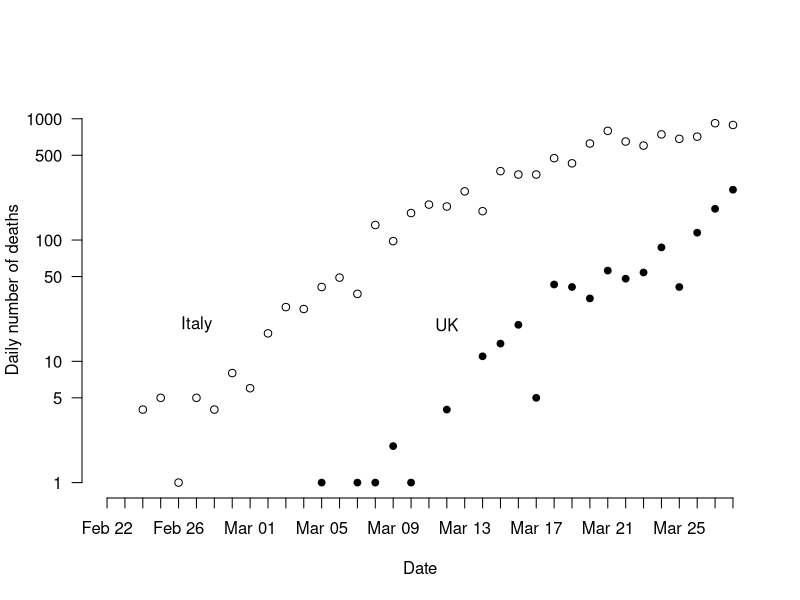
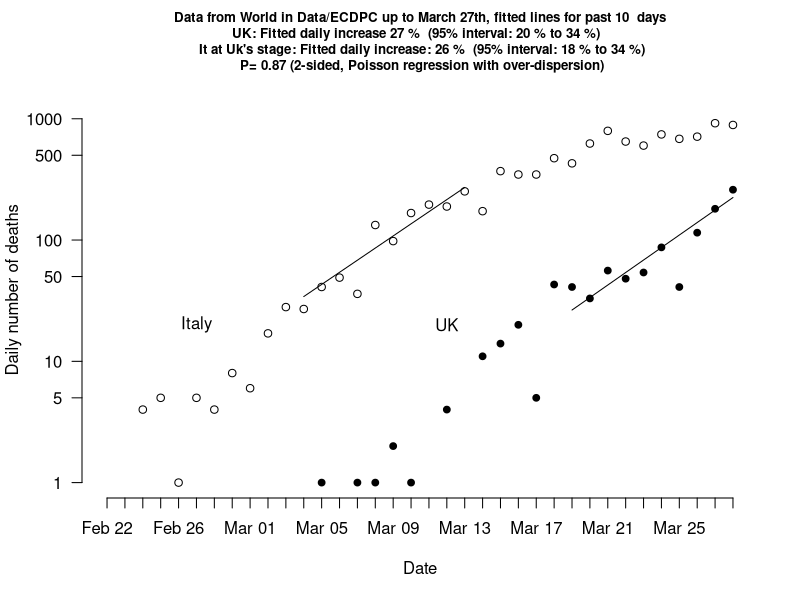
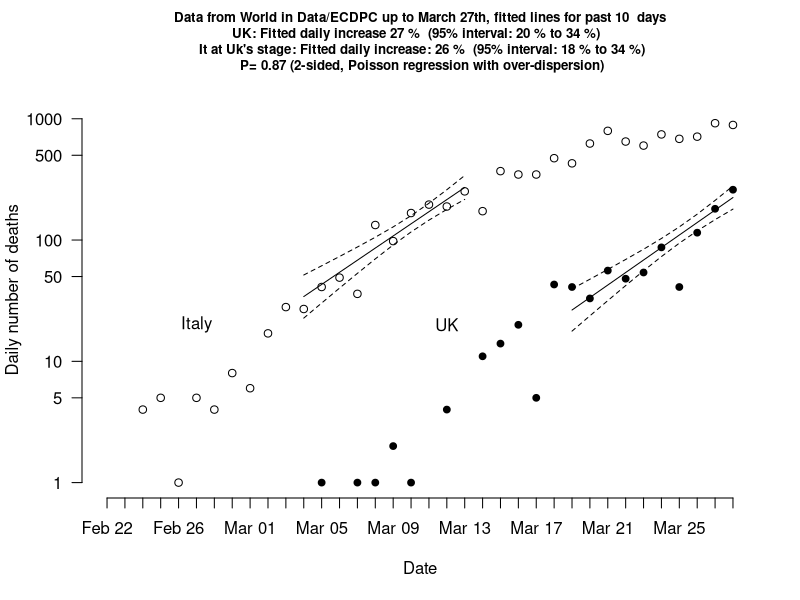
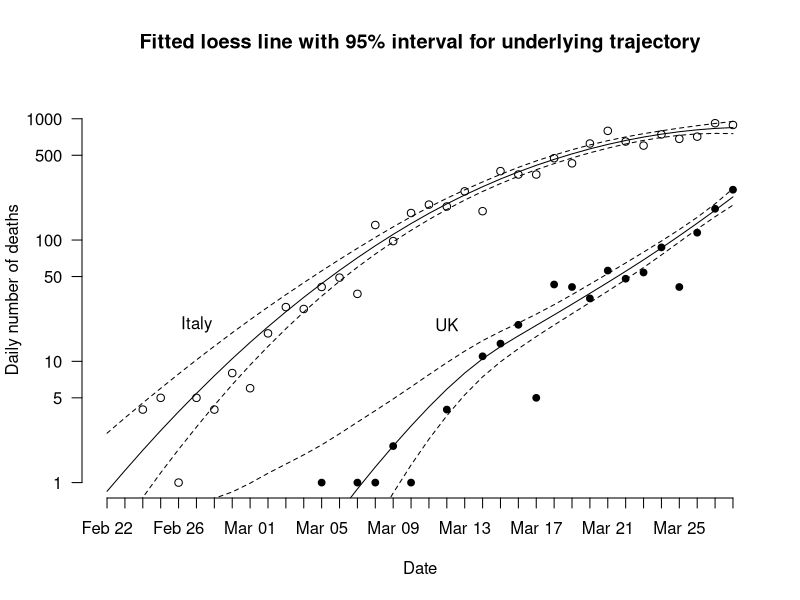
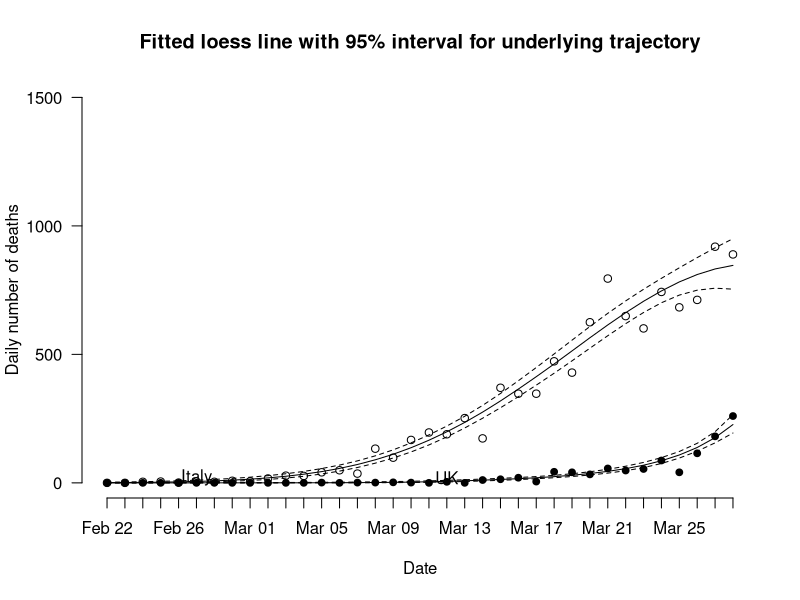

Source code (R) for these figures, in order:
## ---- chunk 1
covid.deaths <- read.csv("UK-italy-covid-deaths.csv") # read data into dataframe 

attach(covid.deaths)
date.R = as.Date(date,"%d/%m/%Y")
# calculate oberved counts each day
n=length(UK.deaths)
UK.daily=c(0,diff(UK.deaths))
It.daily=c(0,diff(It.deaths))
UK.daily
days=1:n
ylims=c(1,1500)
plot(date.R,UK.daily,ylim=ylims,type="p", log="y",xlab="Date", ylab = "Daily number of deaths", pch=19,cex=0.9,bty="n",axes=F)
axis.Date(1,at=date.R,cex=0.7)
axis(2,cex=0.7,las=2)
points(date.R,It.daily, pch=1) 
text(date.R[6],20,"Italy")
text(date.R[20],20,"UK")
 

# length of window for fitting

window=10
current.window=(n-window+1) : n  # current UK and It lims
end.It.window = min(which(It.deaths>UK.deaths[n])) # when just exceeds current UK total
It.window = (end.It.window-window+1) : end.It.window

#################
day.weights=rep(1,n) 
day.weights[33]=0.33 # downweight obs on day 33 days ago as only 8 hours deaths
fit.UK.current=glm(UK.daily[current.window] ~ current.window, family="poisson",weights=day.weights[current.window])
summary(fit.UK.current)

coeffs.UK.current=coef(summary(fit.UK.current))
overdisp.UK.current= fit.UK.current$deviance/fit.UK.current$df.residual
se.UK.current=coeffs.UK.current[2,2]*sqrt(overdisp.UK.current)

relative.increase=exp(coeffs.UK.current[2,1])
upper.relative.increase = exp(coeffs.UK.current[2,1]+1.96*se.UK.current )
lower.relative.increase = exp(coeffs.UK.current[2,1]-1.96*se.UK.current )
percent.increase.UK.current=signif(100*(relative.increase-1),2)
upper.percent.increase.UK.current=signif(100*(upper.relative.increase-1),2)
lower.percent.increase.UK.current=signif(100*(lower.relative.increase-1),2)
#################


#################

fit.It.contemp=glm(It.daily[It.window] ~ It.window, family="poisson")
summary(fit.It.contemp)

coeffs.It.contemp=coef(summary(fit.It.contemp))
overdisp.It.contemp= fit.It.contemp$deviance/fit.It.contemp$df.residual
se.It.contemp=coeffs.It.contemp[2,2]*sqrt(overdisp.It.contemp)

relative.increase=exp(coeffs.It.contemp[2,1])
upper.relative.increase = exp(coeffs.It.contemp[2,1]+1.96*se.It.contemp )
lower.relative.increase = exp(coeffs.It.contemp[2,1]-1.96*se.It.contemp )
percent.increase.It.contemp=signif(100*(relative.increase-1),2)
upper.percent.increase.It.contemp=signif(100*(upper.relative.increase-1),2)
lower.percent.increase.It.contemp=signif(100*(lower.relative.increase-1),2)
 #################

# compare gradients

Z= (coeffs.UK.current[2,1]-coeffs.It.contemp[2,1])/sqrt(se.UK.current^2+se.It.contemp^2)
P1= 2*min( pnorm(Z), (1-pnorm(Z) ))

predictions.UK.current=predict( fit.UK.current,  type="link",se.fit=T,dispersion=overdisp.UK.current)  
#predictions.It.current=predict( fit.It.current,  type="link",se.fit=T,dispersion=overdisp.It.current)  
predictions.It.contemp=predict( fit.It.contemp,  type="link",se.fit=T,dispersion=overdisp.It.contemp)  


 
plot(date.R,UK.daily,ylim=ylims,type="p", log="y",xlab="Date", ylab = "Daily number of deaths", pch=19,cex=0.9,bty="n",axes=F)
axis.Date(1,at=date.R,cex=0.7)
axis(2,cex=0.7,las=2)
points(date.R,It.daily, pch=1) 
text(date.R[6],20,"Italy")
text(date.R[20],20,"UK")
lines(date.R[current.window],exp(predictions.UK.current$fit))
#lines(date.R[current.window],exp(predictions.It.current$fit))
lines(date.R[It.window],exp(predictions.It.contemp$fit))

title(paste("Data from World in Data/ECDPC up to March 27th, fitted lines for past", window," days\nUK: Fitted daily increase",percent.increase.UK.current,"%  (95% interval:", lower.percent.increase.UK.current,"% to", upper.percent.increase.UK.current,"%)  \n  It at Uk's stage: Fitted daily increase:",percent.increase.It.contemp,"%  (95% interval:", lower.percent.increase.It.contemp,"% to", upper.percent.increase.It.contemp,"%) \n P=",round(P1,2),"(2-sided, Poisson regression with over-dispersion)"),cex.main=0.8  )

#\n Italy now: Fitted daily increase:",percent.increase.It.current,"%  (95% interval:", lower.percent.increase.It.current,"% to", upper.percent.increase.It.current,"%)
#pdf("UK-italy-deaths-lines-28Mar.pdf")

plot(date.R,UK.daily,ylim=ylims,type="p", log="y",xlab="Date", ylab = "Daily number of deaths", pch=19,cex=0.9,bty="n",axes=F)
axis.Date(1,at=date.R,cex=0.7)
axis(2,cex=0.7,las=2)
points(date.R,It.daily, pch=1) 
text(date.R[6],20,"Italy")
text(date.R[20],20,"UK")
lines(date.R[current.window],exp(predictions.UK.current$fit))
lines(date.R[current.window],exp(predictions.UK.current$fit+1.96*predictions.UK.current$se.fit),lty=2)
lines(date.R[current.window],exp(predictions.UK.current$fit-1.96*predictions.UK.current$se.fit),lty=2)

#lines(date.R[current.window],exp(predictions.It.current$fit))
#lines(date.R[current.window],exp(predictions.It.current$fit+1.96*predictions.It.current$se.fit),lty=2)
#lines(date.R[current.window],exp(predictions.It.current$fit-1.96*predictions.It.current$se.fit),lty=2)

lines(date.R[It.window],exp(predictions.It.contemp$fit))
lines(date.R[It.window],exp(predictions.It.contemp$fit+1.96*predictions.It.contemp$se.fit),lty=2)
lines(date.R[It.window],exp(predictions.It.contemp$fit-1.96*predictions.It.contemp$se.fit),lty=2)
 
      title(paste("Data from World in Data/ECDPC up to March 27th, fitted lines for past", window," days\nUK: Fitted daily increase",percent.increase.UK.current,"%  (95% interval:", lower.percent.increase.UK.current,"% to", upper.percent.increase.UK.current,"%)  \n  It at Uk's stage: Fitted daily increase:",percent.increase.It.contemp,"%  (95% interval:", lower.percent.increase.It.contemp,"% to", upper.percent.increase.It.contemp,"%) \n P=",round(P1,2),"(2-sided, Poisson regression with over-dispersion)"),cex.main=0.8  )

#      \n Italy now: Fitted daily increase:",percent.increase.It.current,"%  (95% interval:", lower.percent.increase.It.current,"% to", upper.percent.increase.It.current,"%)
#dev.off()



fit.It.current=glm(It.daily[current.window] ~ current.window, family="poisson")
summary(fit.It.current)
coeffs.It.current=coef(summary(fit.It.current))
overdisp.It.current= fit.It.current$deviance/fit.It.current$df.residual
se.It.current=coeffs.It.current[2,2]*sqrt(overdisp.It.current)

relative.increase=exp(coeffs.It.current[2,1])
upper.relative.increase = exp(coeffs.It.current[2,1]+1.96*se.It.current )
lower.relative.increase = exp(coeffs.It.current[2,1]-1.96*se.It.current )
percent.increase.It.current=signif(100*(relative.increase-1),2)
upper.percent.increase.It.current=signif(100*(upper.relative.increase-1),2)
lower.percent.increase.It.current=signif(100*(lower.relative.increase-1),2)

########################

# plot loess fit

 

plot(date.R,UK.daily,ylim=ylims,type="p", log="y",xlab="Date", ylab = "Daily number of deaths", pch=19,cex=0.9,bty="n",axes=F)
axis.Date(1,at=date.R,cex=0.7)
axis(2,cex=0.7,las=2)
points(date.R,It.daily, pch=1) 
text(date.R[6],20,"Italy")
text(date.R[20],20,"UK")
   title("Fitted loess line with 95% interval for underlying trajectory")
   
   
It.daily.eps = It.daily+0.0001 # add tiny bit to make log OK (weighting these obs by zero in analysis) 
UK.daily.eps= UK.daily+0.0001   
x=1:n
It.loess= loess( log(It.daily.eps) ~ x ,weights=It.daily.eps,span=1)
pred.It.loess= predict( It.loess, se=T)  

lines(date.R,exp(pred.It.loess$fit ))
lines(date.R,exp(pred.It.loess$fit+1.96*pred.It.loess$se.fit),lty=2)
lines(date.R,exp(pred.It.loess$fit-1.96*pred.It.loess$se.fit),lty=2)

UK.loess= loess( log(UK.daily.eps) ~ x ,weights=UK.daily.eps,span=1)
pred.UK.loess= predict( UK.loess, se=T)  
lines(date.R, exp(pred.UK.loess$fit))
lines(date.R,exp(pred.UK.loess$fit+1.96*pred.UK.loess$se.fit),lty=2)
lines(date.R,exp(pred.UK.loess$fit-1.96*pred.UK.loess$se.fit),lty=2)

# on natural scale
plot(date.R,UK.daily,ylim=ylims,type="p",xlab="Date", ylab = "Daily number of deaths", pch=19,cex=0.9,bty="n",axes=F)
axis.Date(1,at=date.R,cex=0.7)
axis(2,cex=0.7,las=2)
points(date.R,It.daily, pch=1) 
text(date.R[6],20,"Italy")
text(date.R[20],20,"UK")
   title("Fitted loess line with 95% interval for underlying trajectory")

lines(date.R,exp(pred.It.loess$fit ))
lines(date.R,exp(pred.It.loess$fit+1.96*pred.It.loess$se.fit),lty=2)
lines(date.R,exp(pred.It.loess$fit-1.96*pred.It.loess$se.fit),lty=2)

lines(date.R, exp(pred.UK.loess$fit))
lines(date.R,exp(pred.UK.loess$fit+1.96*pred.UK.loess$se.fit),lty=2)
lines(date.R,exp(pred.UK.loess$fit-1.96*pred.UK.loess$se.fit),lty=2)


